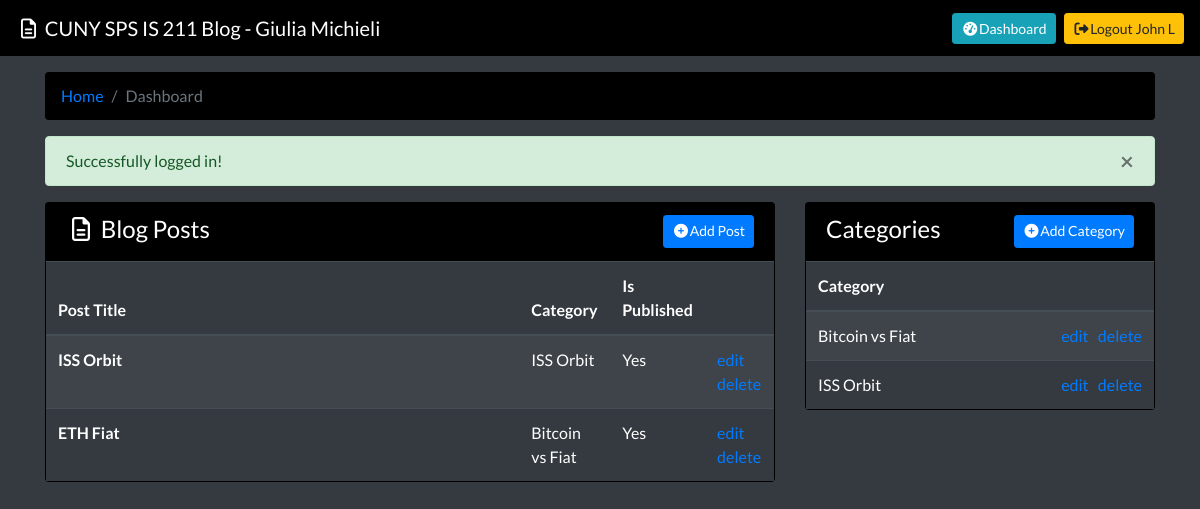
The app's page /dashboard (signed in) with its own data.
### tables this page shows
CREATE TABLE users (
    id INTEGER PRIMARY KEY AUTOINCREMENT,
    first_name TEXT NOT NULL,
    last_name TEXT NOT NULL,
    email TEXT NOT NULL,
    password TEXT NOT NULL
);

CREATE TABLE posts (
    id INTEGER PRIMARY KEY AUTOINCREMENT,
    author_id INTEGER NOT NULL REFERENCES users(id),
    category_id INTEGER NOT NULL REFERENCES categories(id),
    title TEXT NOT NULL,
    slug TEXT NOT NULL,
    short_content TEXT NOT NULL,
    content TEXT NOT NULL,
    is_published INTEGER,
    published_at TIMESTAMP NOT NULL,
    updated_at TIMESTAMP NOT NULL
);

CREATE TABLE categories (
    id INTEGER PRIMARY KEY AUTOINCREMENT,
    category_name TEXT NOT NULL,
    category_display_name TEXT NOT NULL,
    category_description TEXT NULL
);

### app.py (the view)
@app.route('/dashboard')
def dashboard():
    if not check_auth():
        return redirect("/login")
    breadcrumbs = [ {"title": "Home", "url": "/"}, {"title": "Dashboard", "url": "/dashboard"} ]
    posts = query("select p.*, c.category_name, c.category_display_name, u.first_name, u.last_name \
            from posts p \
            inner join categories c \
            on c.id = p.category_id \
            inner join users u \
            on u.id = p.author_id \
            where u.id = ? order by updated_at desc, published_at desc", (session['auth']['id'], ))
    return render_template("admin/dashboard.html", breadcrumbs=breadcrumbs, posts=posts, categories=get_categories(), alert=session.pop("alert", None) )

### app.py (called while the page is built)
def check_auth():
    if "auth" in session:
        return True
    return False

def get_categories():
    categories = query("select * from categories order by category_display_name asc")
    return categories

### db.py (called while the page is built)
def make_dicts(cursor, row):
    return dict((cursor.description[idx][0], value)for idx, value in enumerate(row))

def get_db():
    db = getattr(g, '_database', None)
    if db is None:
        db = g._database = sqlite3.connect(DATABASE, detect_types=sqlite3.PARSE_DECLTYPES)
        db.row_factory = make_dicts
    return db

def query(query, args=(), one=False):
    cur = get_db().execute(query, args)
    rv = cur.fetchall()
    cur.close()
    return (rv[0] if rv else None) if one else rv

def close_connection(exception):
    db = getattr(g, '_database', None)
    if db is not None:
        db.close()

### templates/admin/dashboard.html (shortened to what this page needs)
{% extends "layout/base.html" %}
{% block page_content %}
<div class="row">
    <div class="col-md-8 col-sm-12 col-xs-12">
        <div class="card text-white" style="background: #000;">
            <div class="card-header">
                <div class="d-flex w-100 justify-content-between">
                    <span class="mb-1 h4"><i class="fa fa-fw fa-file-text-o"></i>&nbsp;Blog Posts</span>
                    <a href="/post/add" class="btn btn-sm btn-primary"><i class="fa fa-fw fa-plus-circle"></i>Add Post</a>
                </div>
            </div>
            <div class="card-body p-0 bg-dark">
                {% if posts %}
                <table class="table table-striped table-hover table-dark m-0 p-0">
                    <thead class="thead-dark">
                        <tr>
                            <th scope="col" style="width: 65%;">Post Title</th>
                            <th scope="col">Category</th>
                            <th scope="col" >Is Published</th>
                            <th scope="col"></th>
                        </tr>
                    </thead>
                    <tbody>
                        {% for post in posts %}
                        <tr id="post-{{ post.id }}">
                            <th scope="row"><a href="/post/{{ post.slug }}" class="text-white">{{ post.title }}</a></th>
                            <td><a href="/category/{{ post.category_name }}" class="text-white">{{ post.category_display_name }}</a></td>
                            <td>{{ "Yes" if post.is_published == 1 else "No" }}</td>
                            <td>
                                <span class="float-right">
                                    <a href="/post/{{ post.slug }}/edit">edit</a>&nbsp;&nbsp;
                                    <a href="/post/{{ post.id }}/delete">delete</a>
                                </span>
                            </td>
                        </tr>
                        {% endfor %}
                    </tbody>
                </table>
                {% else %}
                <h5 class="text-center my-2">No blog posts found.</h5>
                {% endif %}
            </div>
        </div>
    </div>
    <div class="col-md-4 col-sm-12 col-xs-12">
        <div class="card text-white" style="background: #000;">
            <div class="card-header">
                <div class="d-flex w-100 justify-content-between">
                    <span class="mb-1 h4">Categories</span>
                    <a href="/category/add" class="btn btn-sm btn-primary"><i class="fa fa-fw fa-plus-circle"></i>Add Category</a>
                </div>
            </div>
            <div class="card-body p-0 bg-dark">
                {% if categories %}
                <table class="table table-striped table-hover table-dark m-0 p-0">
                    <thead class="thead-dark">
                        <tr>
                            <th scope="col">Category</th>
                            <th scope="col"></th>
                        </tr>
                    </thead>
                    <tbody>
                        {% for category in categories %}
                        <tr id="category-{{ category.id }}">
                            <td><a class="text-white" href="/category/{{ category.category_name }}">{{ category.category_display_name }}</a class="text-white"></td>
                            <td>
                                <span class="float-right">
                                    <a href="/category/{{ category.category_name }}/edit">edit</a>&nbsp;&nbsp;
                                    <a href="/category/{{ category.id }}/delete">delete</a>
                                </span>
                            </td>
                        </tr>
                        {% endfor %}
                    </tbody>
                </table>
                {% else %}
                <h5 class="text-center my-2">No categories found.</h5>
                {% endif %}
            </div>
        </div>
    </div>
</div>
{% endblock %}

### templates/layout/base.html (shortened to what this page needs)
<!DOCTYPE html>
<html lang="en">
<head>
    <link rel="stylesheet" href="//stackpath.bootstrapcdn.com/bootstrap/4.3.1/css/bootstrap.min.css">
</head>
<body class="bg-dark">
    <nav class="navbar navbar-dark" style="background: #000;">
        <a class="navbar-brand" href="/"><i class="fa fa-fw fa-file-text-o"></i>&nbsp;CUNY SPS IS 211 Blog - Giulia Michieli</a>
        <div class="float-right">
            {% block auth_links %}
            {% block login_link %}
            {% if "auth" in session %}
            <a class="btn btn-sm btn-info" href="/dashboard"><i class="fa fa-fw fa-dashboard"></i>Dashboard</a>
            <a class="float-right btn btn-sm btn-warning" href="/logout"><i class="fa fa-fw fa-sign-out"></i>Logout {{ session["auth"]["first_name"]  }} {{ session["auth"]["last_name"] }}</a>
            {% else %}
            <a class="float-right btn btn-sm btn-warning" href="/login"><i class="fa fa-fw fa-sign-in"></i>Login</a>
            {% endif %}
            {% endblock login_link %}
            {% endblock auth_links %}
        </div>
    </nav>
    <div class="container">
        {% if breadcrumbs and breadcrumbs|length > 0 %}
        <nav aria-label="breadcrumb" class="my-3">
            <ol class="breadcrumb text-light" style="background: #000;">
                {% for crumb in breadcrumbs %}
                {% if loop.last %}
                <li class="breadcrumb-item active" aria-current="page">{{ crumb.title }}</li>
                {% else %}
                <li class="breadcrumb-item"><a href="{{ crumb.url }}">{{ crumb.title }}</a></li>
                {% endif %}
                {% endfor %}
            </ol>
        </nav>
        {% endif %}
        {% if alert %}
        <div class="alert alert-{{ alert.level }} alert-dismissable fade show sticky-top" style="z-index: 10000;" role="alert">
            {{ alert.message }}
            <button type="button" class="close" data-dismiss="alert" aria-label="Close">
                <span aria-hidden="true">&times;</span>
            </button>
        </div>
        {% endif %}
        {% block page_content %}{% endblock %}
    </div>
</body>
</html>

### templates/layout/base.html (style rules this page uses)
body { font-family: 'Lato', sans-serif; }

### records on screen
users: auth.first_name "John"
posts: title "ISS Orbit", category_display_name "ISS Orbit", is_published "Yes"
posts: title "ETH Fiat", category_display_name "Bitcoin vs Fiat", is_published "Yes"
categories: category_display_name "Bitcoin vs Fiat"
categories: category_display_name "ISS Orbit"

### other values on screen
{{ session["auth"]["last_name"] }} "L"
{{ crumb.title }} "Home"
{{ crumb.title }} "Dashboard"
{{ alert.message }} "Successfully logged in!"
